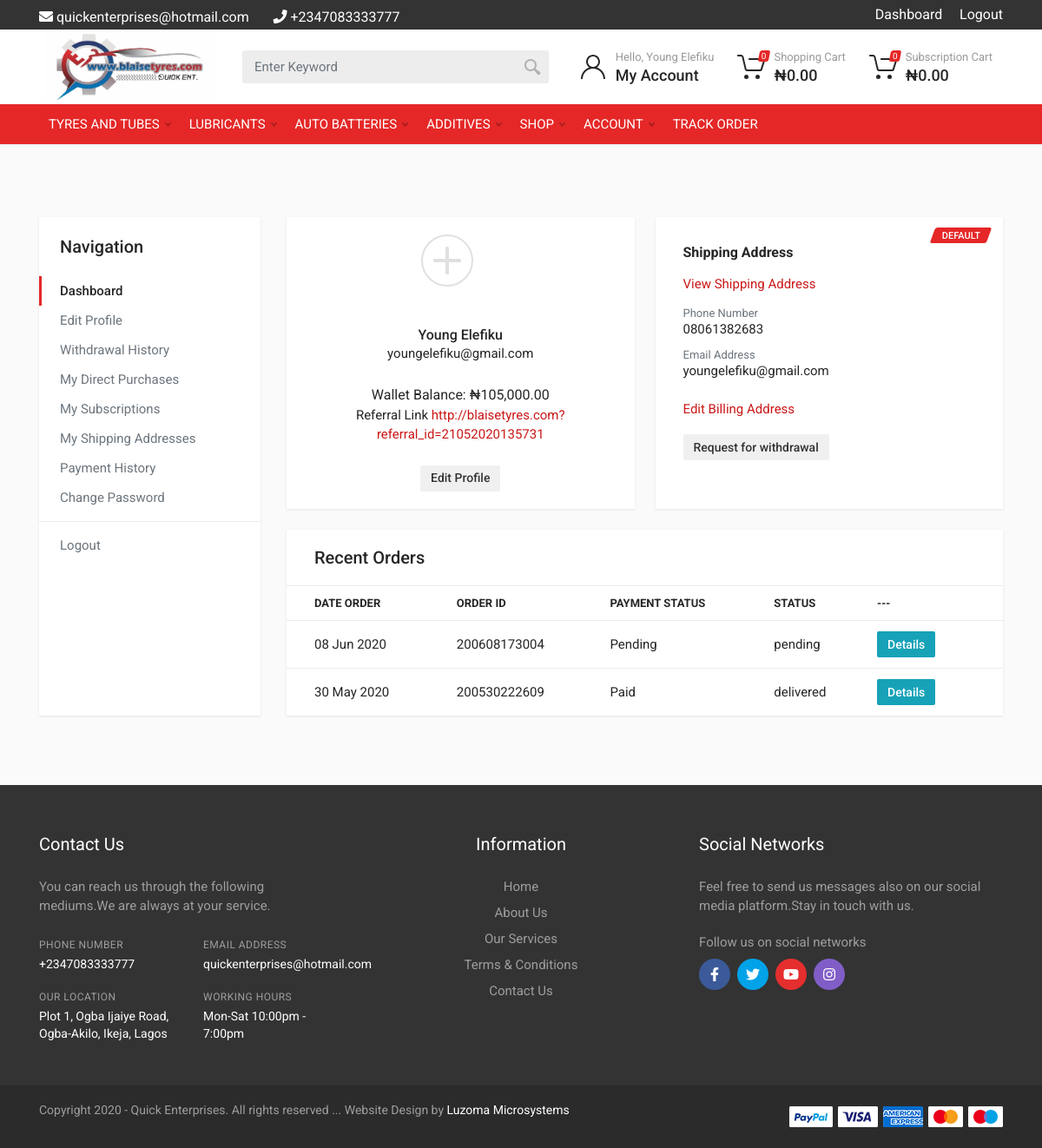
Before: /dashboard (signed in) with the older database file.
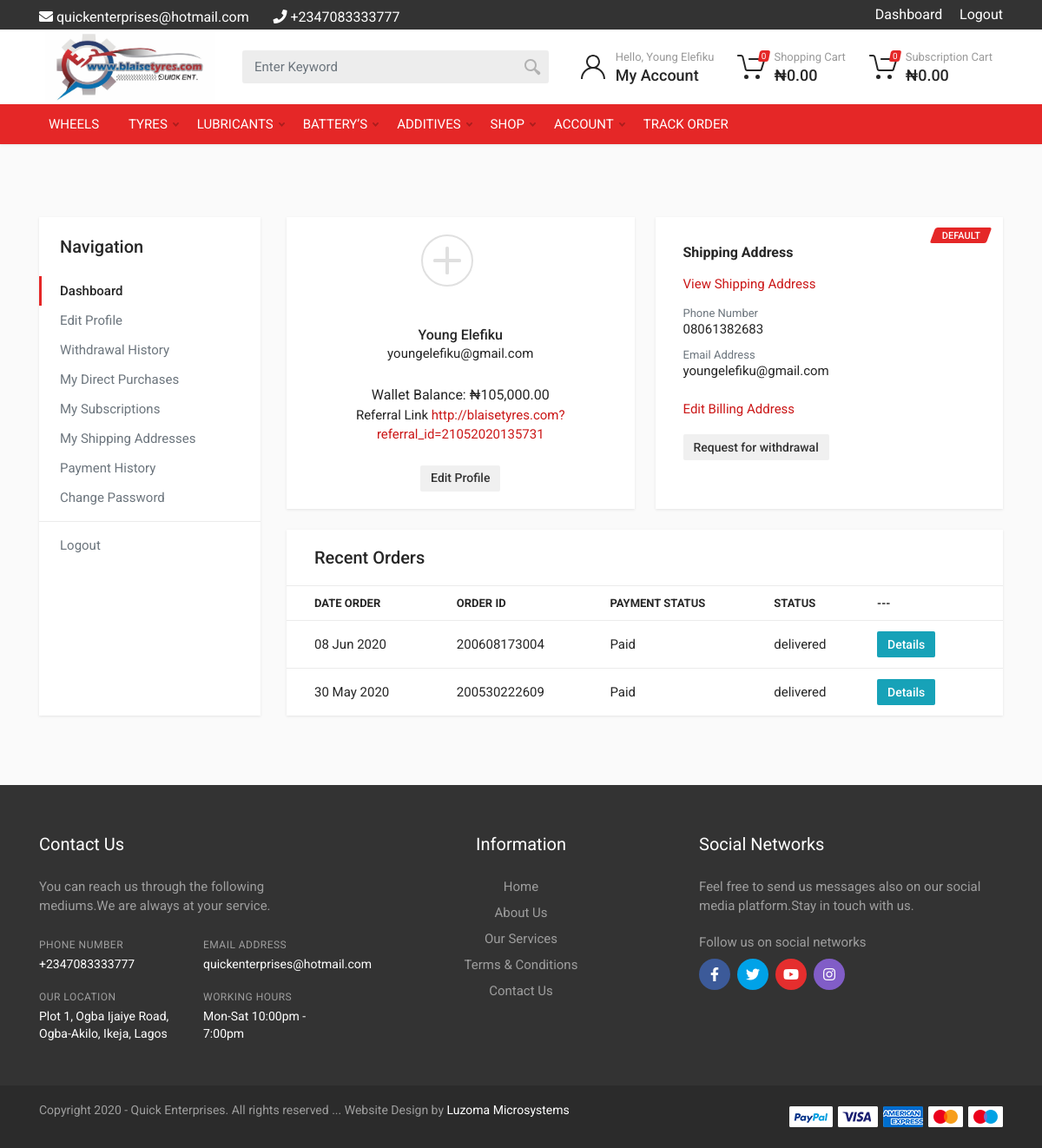
After: the same page with the newer database file.
### tables this page shows
CREATE TABLE `categories` (
  `id` int(11) NOT NULL,
  `name` varchar(200) DEFAULT NULL,
  `created_at` datetime NOT NULL DEFAULT current_timestamp(),
  `updated_at` timestamp NOT NULL DEFAULT current_timestamp(),
  `status` varchar(10) NOT NULL DEFAULT 'active'
);

CREATE TABLE `dcart_holder` (
  `id` int(11) NOT NULL,
  `orderid` varchar(30) DEFAULT NULL,
  `userid` varchar(30) DEFAULT NULL,
  `dtotal_bill` varchar(100) NOT NULL,
  `dcharges` varchar(100) DEFAULT NULL,
  `dlocation` varchar(200) DEFAULT NULL,
  `payment_status` varchar(30) NOT NULL DEFAULT 'pending',
  `dpay_mth` varchar(20) DEFAULT 'yespay',
  `dstatus` varchar(30) NOT NULL DEFAULT 'pending',
  `daddess` text NOT NULL,
  `created_date` timestamp NOT NULL DEFAULT current_timestamp(),
  `updated_date` datetime NOT NULL DEFAULT current_timestamp()
);

### dashboard.php (the view, shortened to what the changed rows need)
<?php include 'head.php';
?>
<body><div class="site">
		<?php include("desktop-header.php"); ?>
<div class="site__body"><div class="block-space block-space--layout--after-header"></div>
<div class="block">
    <div class="container container--max--xl">
        <div class="row">
            <div class="col-12 col-lg-9 mt-4 mt-lg-0">
                <div class="dashboard">
                <div class="dashboard__orders card">
                    <div class="card-table">
                        <div class="table-responsive-sm">
                        <table>
											<thead>
												<tr>
													<th>Date Order</th>
													<th>Order ID</th>
													<th>Payment Status</th>
													<th>Status</th>
													<th>---</th>
												</tr>
											</thead>
											<tbody>
                                            <?php
                                                $poo = $conn->query("SELECT * FROM `dcart_holder` WHERE userid='$id' AND orderid !='' ORDER BY id DESC LIMIT 2");
                                                if($poo->num_rows>0){
                                                    while($row = $poo->fetch_assoc()):
                                                ?>
												<tr>
													<td><?php echo date("d M Y", strtotime($row['created_date'])); ?></td>
													<td><?php echo $row['orderid']; ?></td>
													<td> <?php echo  ucfirst($row['payment_status'])  ?></td>
													<td><?php echo $row['dstatus']; ?></td>
													<td>
                                                    <a href="cart-payment-detail?orderid=<?php echo $row['orderid']; ?>&date=<?php echo date("d M Y", strtotime($row['created_date'])); ?>" class="btn-sm btn-info btn">Details</a>
                                                    </td>
												</tr>
                                                    <?php endwhile; }else{
                                                    echo '<tr><td colspan="5">No result found</td></tr>';
                                                }  ?>
											</tbody>
										</table>
                        </div>
                    </div>
                </div>
            </div>
        </div>
    </div>
</div>
</div>
<div class="block-space block-space--layout--before-footer"></div></div>
</div>
 </body>
</html>

### desktop-header.php (shortened to what the changed rows need)
<header class="site__header">
			<div class="header">
				<div class="header__navbar">
					<div class="header__navbar-menu">
						<div class="main-menu">
							<ul class="main-menu__list">
								<?php
								$sw =$conn->query("SELECT * FROM `categories` WHERE status='active' ORDER BY name DESC");
								if($sw->num_rows>0){
									while($top=$sw->fetch_assoc()):
										$name=$conn->real_escape_string($top['name']);
								?>
                                <li class="main-menu__item main-menu__item--submenu--menu main-menu__item--has-submenu" >
									<a href="shop-list?search=<?php echo $name; ?>"  class="main-menu__link" style="text-transform: uppercase !important;"><?php echo $name; ?>
									<?php
                                            $jcats = mysqli_query($conn, "SELECT * FROM `sub_categories` where dcategory='$name' and status='active' order by name asc");
                                            if($jcats->num_rows>=1){ ?>
									<svg
											width="7px" height="5px">
											<path
												d="M0.280,0.282 C0.645,-0.084 1.238,-0.077 1.596,0.297 L3.504,2.310 L5.413,0.297 C5.770,-0.077 6.363,-0.084 6.728,0.282 C7.080,0.634 7.088,1.203 6.746,1.565 L3.504,5.007 L0.262,1.565 C-0.080,1.203 -0.072,0.634 0.280,0.282 Z" />
											</svg>
											<?php } ?>
											</a>
                                </li>
								<?php endwhile; } ?>
							</ul>
						</div>
					</div>
				</div>
					<?php
					if(isset($_SESSION['logged'])){
						$id = $conn->real_escape_string($_SESSION["userid"]);
						?>
					<?php } ?>
			</div>
		</header>

Changed rows visible on the page:
added categories: name "WHEELS"
changed categories: name "TYRES AND TUBES" → "TYRES"
changed categories: name "AUTO BATTERIES" → "BATTERY’S"
changed dcart_holder "08 Jun 2020": payment_status "Pending" → "Paid"; dstatus "pending" → "delivered"
